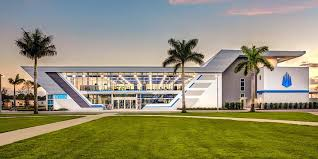
#> input picture ch_03/img/img_001.jpg, 318 x 159 px
$ python imgsyn.py
#> lines starting #> are read from the running program, lines starting #| are printed output that depends on the picture
from PIL import Image
from folder import img_dir
SIZE=(500,500)
img=Image.open(img_dir/'img_001.jpg')
#> img is the input picture: PIL image 318x159 RGB; mean R, G, B 145.4, 141.9, 112.6
img_resize=img.resize(SIZE)
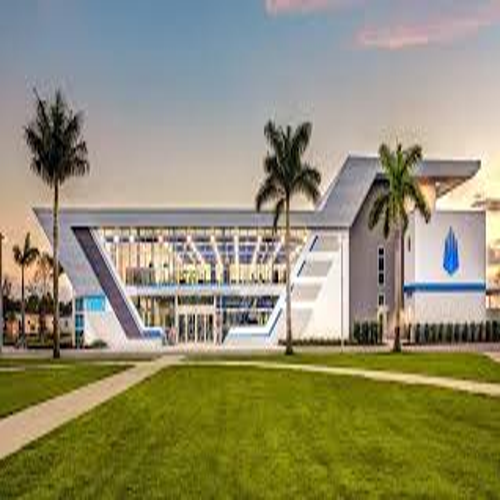
#> img_resize: PIL image 500x500 RGB; mean R, G, B 145.4, 141.9, 112.7
img_black=Image.new(mode="RGBA",size=SIZE,color=(0,0,0,153))
img_comp=Image.alpha_composite(img_resize.convert("RGBA"),img_black)
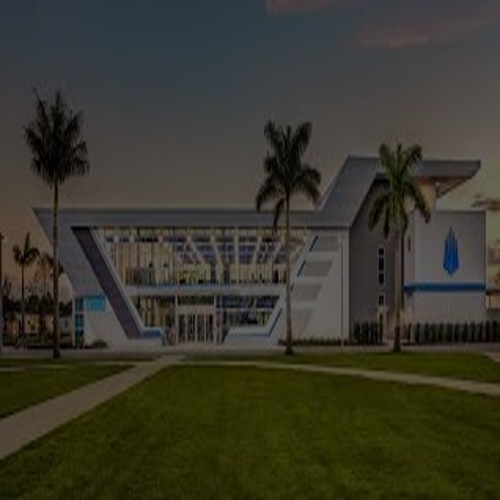
#> img_comp: PIL image 500x500 RGBA; mean R, G, B, A 58.2, 56.8, 45.1, 255
img_comp

$ run again, with ch_03/img/img_003.jpg copied over ch_03/img/img_001.jpg
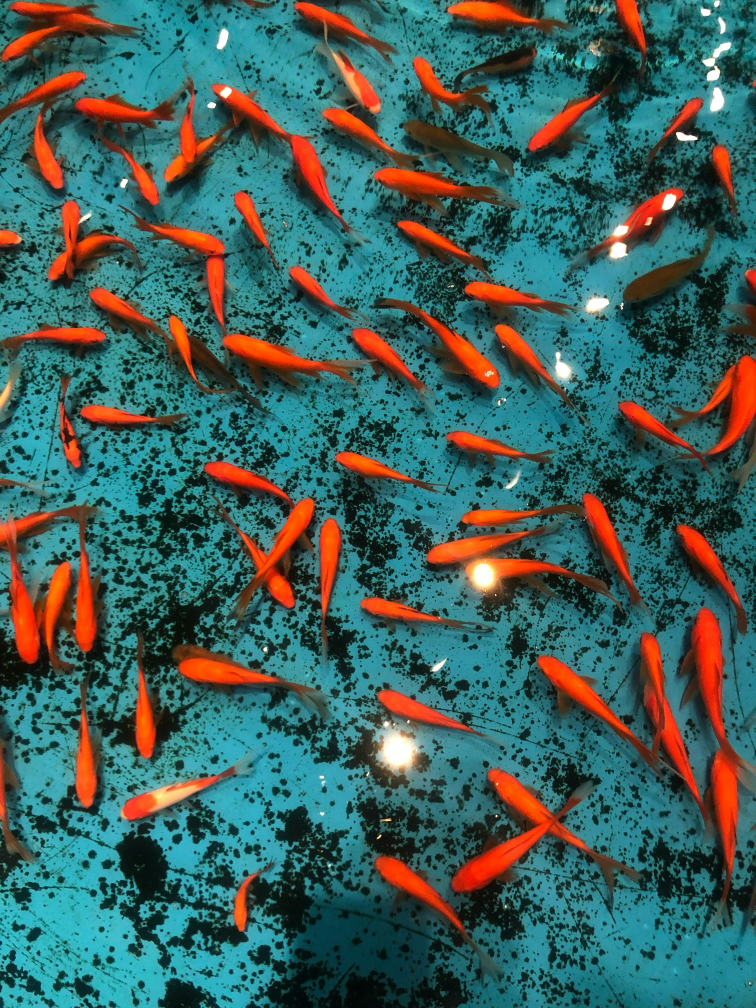
#> input picture ch_03/img/img_003.jpg, 3024 x 4032 px (shown at 1/4 size)
#> img is the input picture: PIL image 3024x4032 RGB; mean R, G, B 62.8, 96.9, 92.6
#> `img_resize=img.resize(SIZE)`:
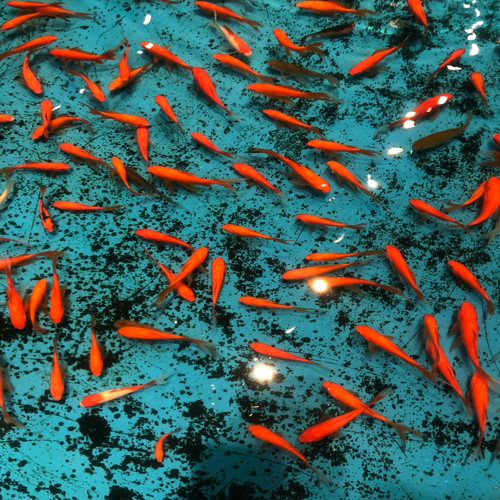
#> img_resize: PIL image 500x500 RGB; mean R, G, B 62.8, 96.9, 92.6
#> `img_comp=Image.alpha_composite(img_resize.convert("RGBA"),img_black)`:
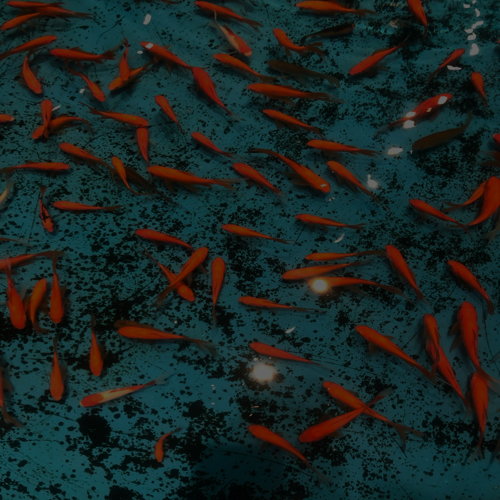
#> img_comp: PIL image 500x500 RGBA; mean R, G, B, A 25.1, 38.8, 37, 255

$ run again, with ch_03/img/img_004.jpg copied over ch_03/img/img_001.jpg
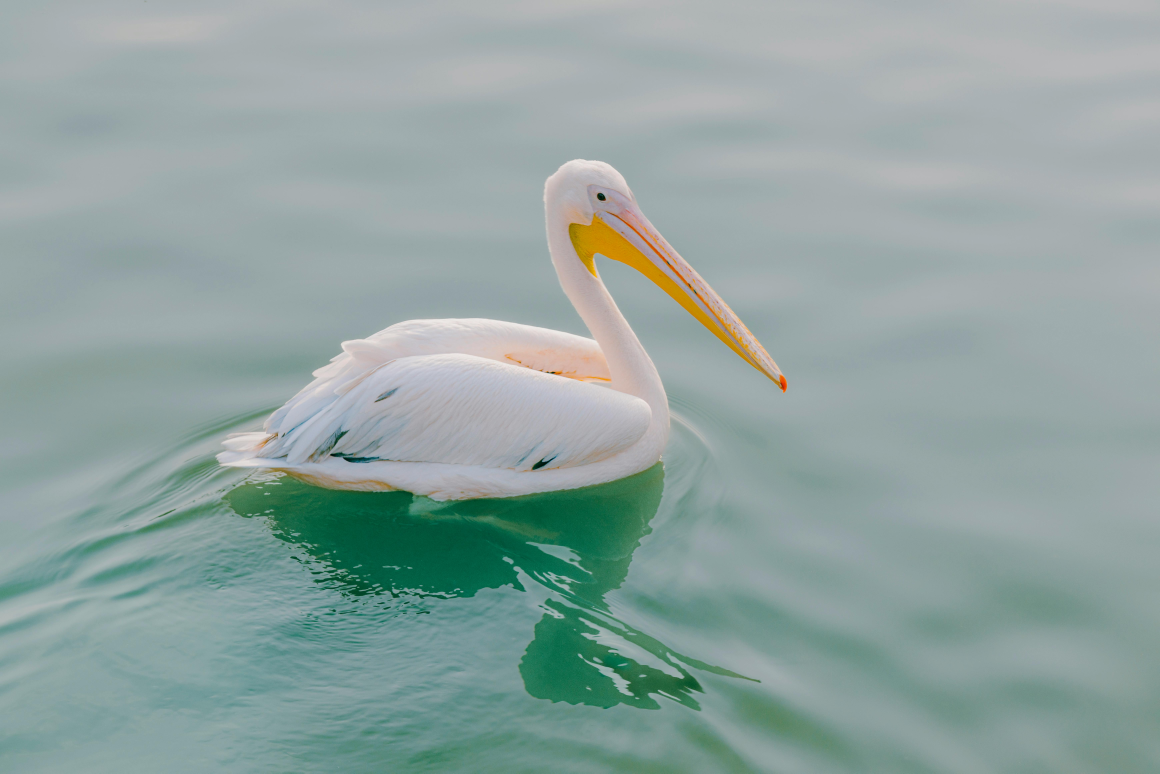
#> input picture ch_03/img/img_004.jpg, 6960 x 4640 px (shown at 1/6 size)
#> img is the input picture: PIL image 6960x4640 RGB; mean R, G, B 144.1, 163.2, 160.2
#> `img_resize=img.resize(SIZE)`:
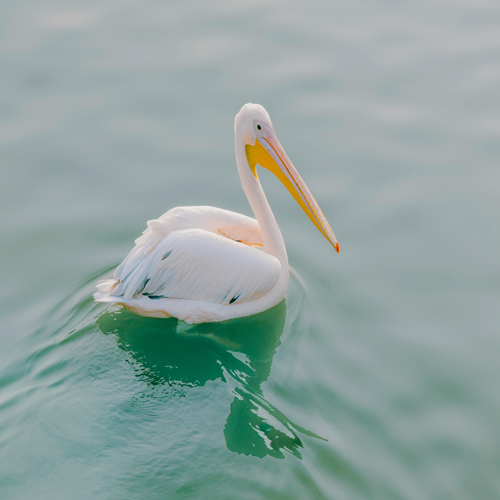
#> img_resize: PIL image 500x500 RGB; mean R, G, B 144.1, 163.2, 160.2
#> `img_comp=Image.alpha_composite(img_resize.convert("RGBA"),img_black)`:
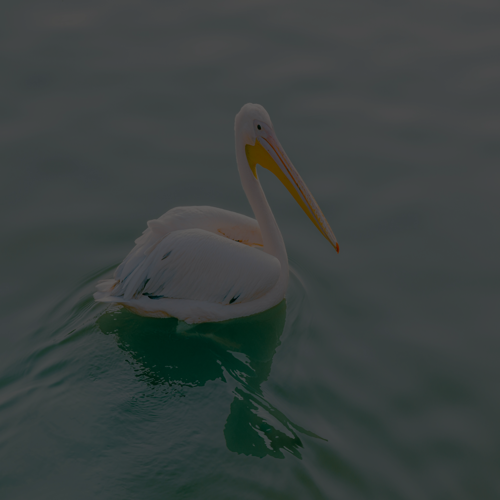
#> img_comp: PIL image 500x500 RGBA; mean R, G, B, A 57.6, 65.3, 64.1, 255

$ run again, with ch_03/img/img_005.jpg copied over ch_03/img/img_001.jpg
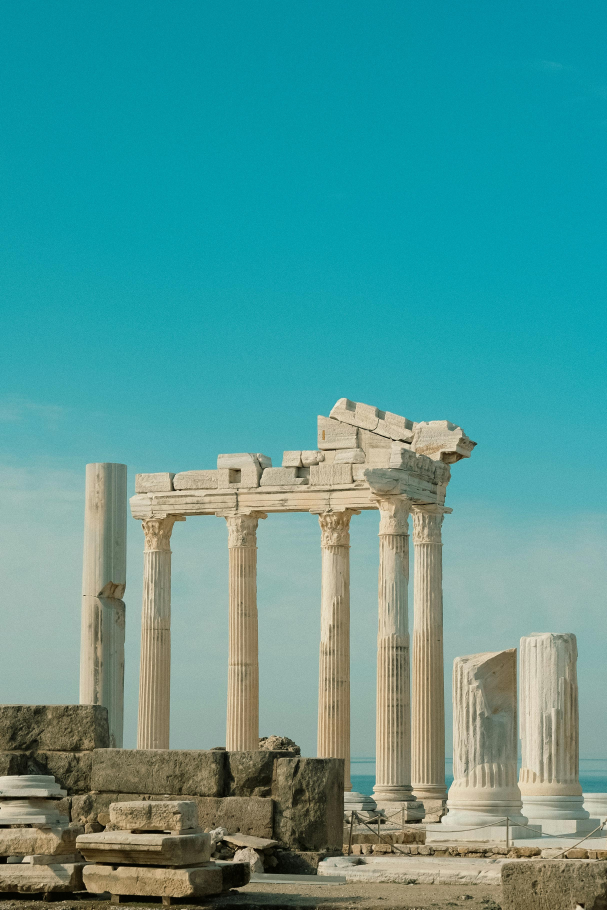
#> input picture ch_03/img/img_005.jpg, 2427 x 3640 px (shown at 1/4 size)
#> img is the input picture: PIL image 2427x3640 RGB; mean R, G, B 81, 153.1, 150.3
#> `img_resize=img.resize(SIZE)`:
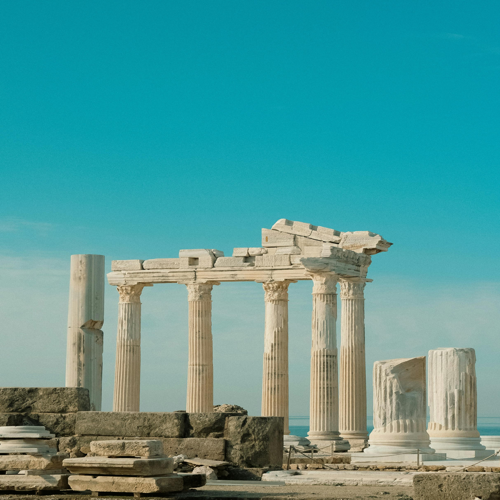
#> img_resize: PIL image 500x500 RGB; mean R, G, B 81, 153.1, 150.3
#> `img_comp=Image.alpha_composite(img_resize.convert("RGBA"),img_black)`:
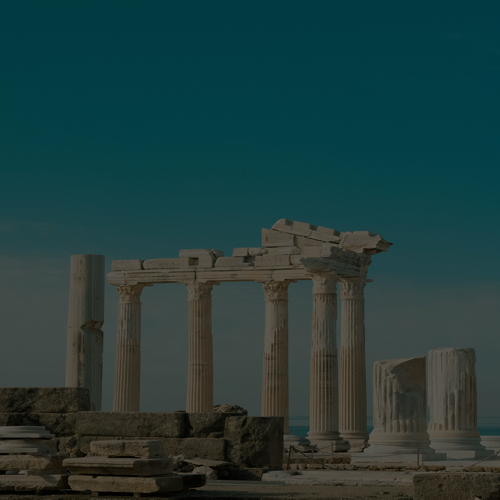
#> img_comp: PIL image 500x500 RGBA; mean R, G, B, A 32.4, 61.3, 60.1, 255
